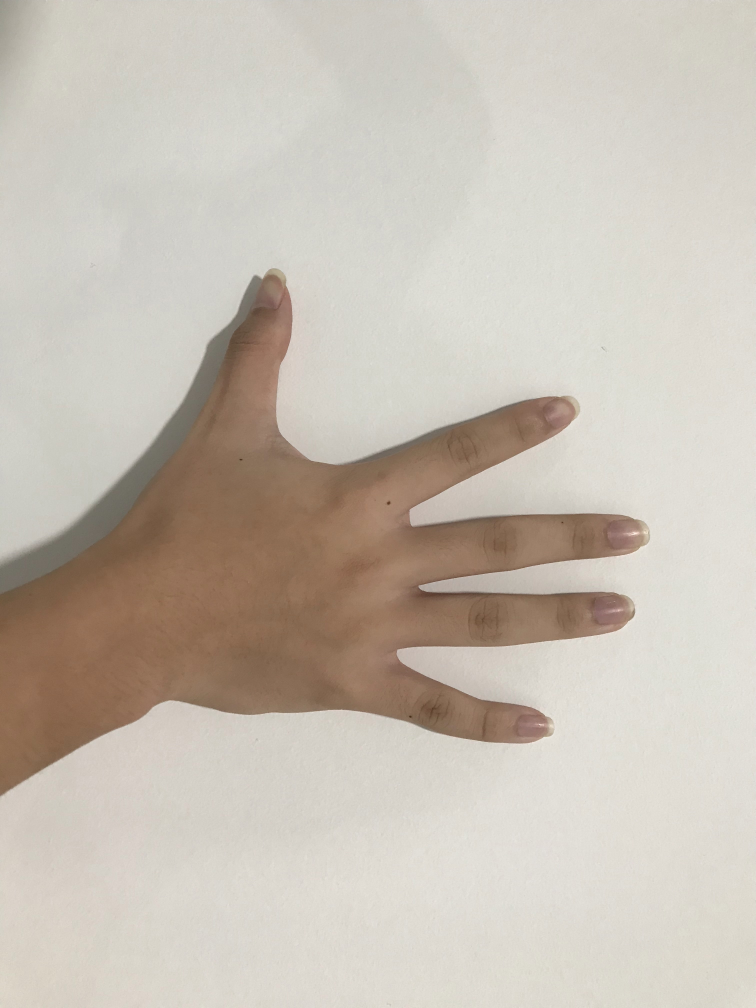
#> input picture images/-1.jpg, 3024 x 4032 px (shown at 1/4 size); its folder holds only this picture in this run
$ python -i image_helpers.py   (imports and definitions only)
#> lines starting #> are read from the running program, lines starting #| are printed output that depends on the picture
import numpy as np
import cv2

face_cascade = cv2.CascadeClassifier('C:\\Users\\randu\\AppData\\Local\\Programs\\Python\\Python36\\Lib\\site-packages\cv2\data\haarcascade_frontalface_default.xml')

# [6 lines left out: function block_face, not called in this run]

def graytorgb(mask, framergb):
    frame = np.repeat(mask[:, :, np.newaxis], 3, axis=2)
    return frame * frame * framergb

# [36 lines left out: functions closest_node, angle, draw_rect, not called in this run]

def hand_histogram(frame):
    global hand_rect_one_x, hand_rect_one_y
    hsv_frame = cv2.cvtColor(frame, cv2.COLOR_BGR2HSV)
    roi = np.zeros([90, 10, 3], dtype=hsv_frame.dtype)
    for i in range(9):
        roi[i * 10: i * 10 + 10, 0: 10] = hsv_frame[hand_rect_one_x[i]:hand_rect_one_x[i] + 10,
                                          hand_rect_one_y[i]:hand_rect_one_y[i] + 10]
    hand_hist = cv2.calcHist([roi], [0, 1], None, [180, 256], [0, 180, 0, 256])
    return cv2.normalize(hand_hist, hand_hist, 5, 255, cv2.NORM_MINMAX)

# [23 lines left out: functions hist_masking, denoise, not called in this run]

>>> import cv2
>>> picture = cv2.imread('../images/-1.jpg', cv2.IMREAD_GRAYSCALE)
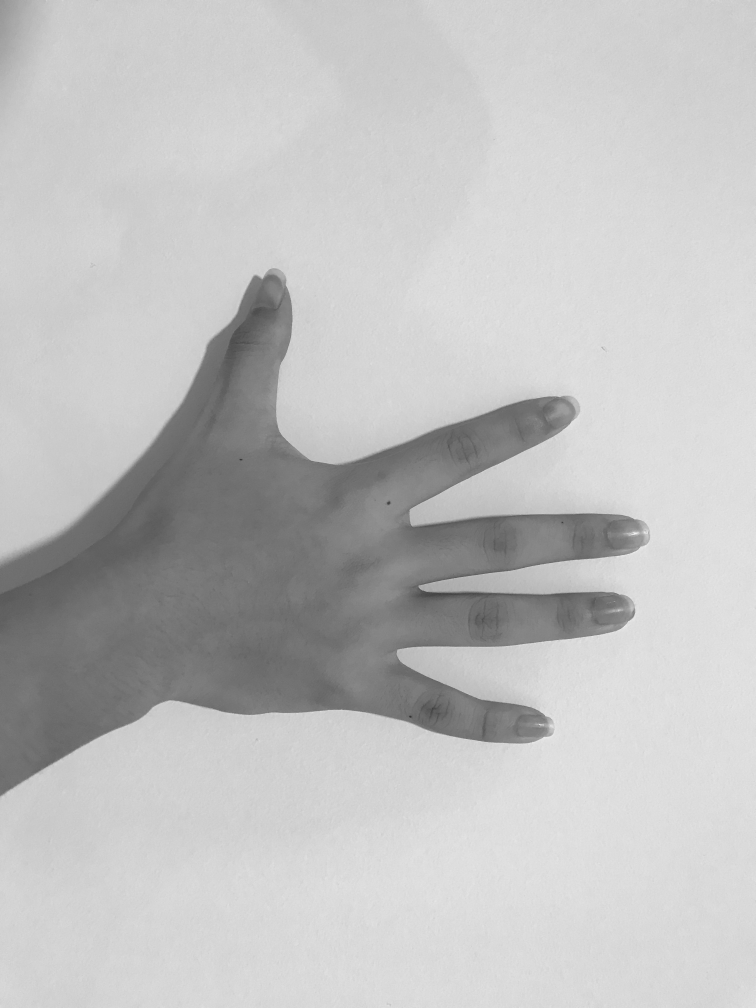
#> picture: shape (4032, 3024) (shown at 1/4 size); min 43, max 255, mean 192.5
#> (the run stopped early here; a loop or call above may not have finished)

$ run again, on images/-2.jpg
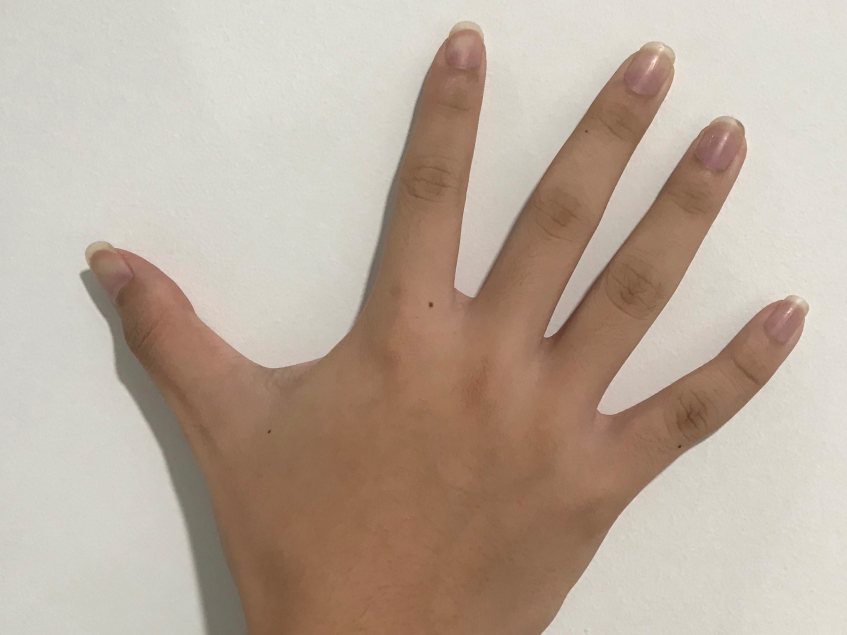
#> input picture images/-2.jpg, 2539 x 1904 px (shown at 1/3 size)
#> `picture = cv2.imread('../images/-1.jpg', cv2.IMREAD_GRAYSCALE)`:
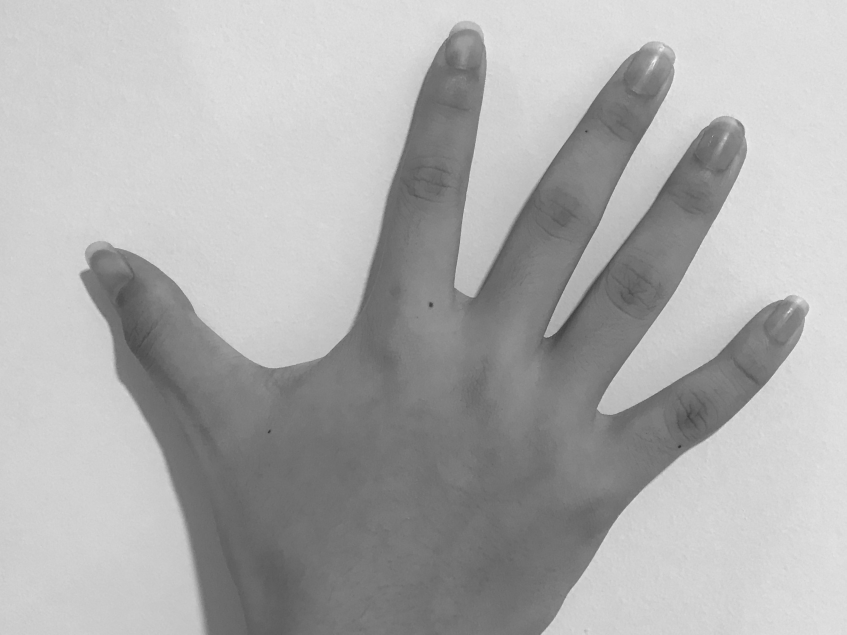
#> picture: shape (1904, 2539) (shown at 1/3 size); min 44, max 251, mean 174.2
